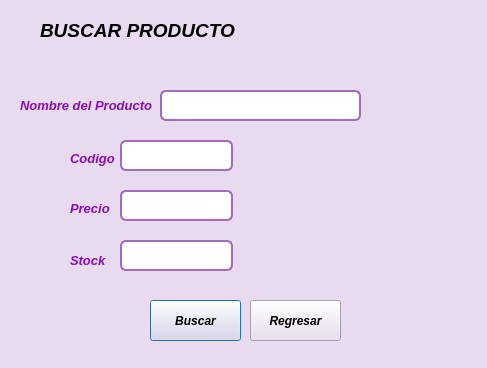
<?xml version="1.0" encoding="UTF-8"?>
<ui version="4.0">
 <class>buscar</class>
 <widget class="QDialog" name="buscar">
  <property name="geometry">
   <rect>
    <x>0</x>
    <y>0</y>
    <width>487</width>
    <height>368</height>
   </rect>
  </property>
  <property name="windowTitle">
   <string>Dialog</string>
  </property>
  <property name="styleSheet">
   <string notr="true">background-color: #E8DAEF;
</string>
  </property>
  <widget class="QLabel" name="label">
   <property name="geometry">
    <rect>
     <x>40</x>
     <y>10</y>
     <width>221</width>
     <height>41</height>
    </rect>
   </property>
   <property name="font">
    <font>
     <pointsize>14</pointsize>
     <italic>true</italic>
     <bold>true</bold>
    </font>
   </property>
   <property name="text">
    <string>BUSCAR PRODUCTO</string>
   </property>
  </widget>
  <widget class="QLabel" name="label_2">
   <property name="geometry">
    <rect>
     <x>20</x>
     <y>90</y>
     <width>141</width>
     <height>31</height>
    </rect>
   </property>
   <property name="font">
    <font>
     <pointsize>10</pointsize>
     <italic>true</italic>
     <bold>true</bold>
    </font>
   </property>
   <property name="styleSheet">
    <string notr="true">color: rgb(139, 13, 181)</string>
   </property>
   <property name="text">
    <string>Nombre del Producto</string>
   </property>
  </widget>
  <widget class="QLabel" name="label_3">
   <property name="geometry">
    <rect>
     <x>70</x>
     <y>150</y>
     <width>49</width>
     <height>16</height>
    </rect>
   </property>
   <property name="font">
    <font>
     <pointsize>10</pointsize>
     <italic>true</italic>
     <bold>true</bold>
    </font>
   </property>
   <property name="styleSheet">
    <string notr="true">color: rgb(139, 13, 181)</string>
   </property>
   <property name="text">
    <string>Codigo</string>
   </property>
  </widget>
  <widget class="QLabel" name="label_4">
   <property name="geometry">
    <rect>
     <x>70</x>
     <y>200</y>
     <width>49</width>
     <height>16</height>
    </rect>
   </property>
   <property name="font">
    <font>
     <pointsize>10</pointsize>
     <italic>true</italic>
     <bold>true</bold>
    </font>
   </property>
   <property name="styleSheet">
    <string notr="true">color: rgb(139, 13, 181)</string>
   </property>
   <property name="text">
    <string>Precio</string>
   </property>
  </widget>
  <widget class="QLabel" name="label_5">
   <property name="geometry">
    <rect>
     <x>70</x>
     <y>250</y>
     <width>71</width>
     <height>21</height>
    </rect>
   </property>
   <property name="font">
    <font>
     <pointsize>10</pointsize>
     <italic>true</italic>
     <bold>true</bold>
    </font>
   </property>
   <property name="styleSheet">
    <string notr="true">color: rgb(139, 13, 181)</string>
   </property>
   <property name="text">
    <string>Stock</string>
   </property>
  </widget>
  <widget class="QPushButton" name="pushButton">
   <property name="geometry">
    <rect>
     <x>150</x>
     <y>300</y>
     <width>91</width>
     <height>41</height>
    </rect>
   </property>
   <property name="font">
    <font>
     <italic>true</italic>
     <bold>true</bold>
    </font>
   </property>
   <property name="styleSheet">
    <string notr="true">color: rgb(0, 0, 0)</string>
   </property>
   <property name="text">
    <string>Buscar</string>
   </property>
  </widget>
  <widget class="QPushButton" name="pushButton_2">
   <property name="geometry">
    <rect>
     <x>250</x>
     <y>300</y>
     <width>91</width>
     <height>41</height>
    </rect>
   </property>
   <property name="font">
    <font>
     <italic>true</italic>
     <bold>true</bold>
    </font>
   </property>
   <property name="styleSheet">
    <string notr="true">color: rgb(0, 0, 0)</string>
   </property>
   <property name="text">
    <string>Regresar</string>
   </property>
  </widget>
  <widget class="QLineEdit" name="nombre">
   <property name="geometry">
    <rect>
     <x>160</x>
     <y>90</y>
     <width>201</width>
     <height>31</height>
    </rect>
   </property>
   <property name="styleSheet">
    <string notr="true">QLineEdit { background-color: white; border: 2px solid #A569BD; /* morado claro */ border-radius: 6px; padding: 4px; color: #4A235A; /* texto en morado más oscuro */ } QLineEdit:focus { border: 2px solid #884EA0; /* morado más intenso al escribir */ }</string>
   </property>
  </widget>
  <widget class="QLineEdit" name="codigo">
   <property name="geometry">
    <rect>
     <x>120</x>
     <y>140</y>
     <width>113</width>
     <height>31</height>
    </rect>
   </property>
   <property name="styleSheet">
    <string notr="true">QLineEdit { background-color: white; border: 2px solid #A569BD; /* morado claro */ border-radius: 6px; padding: 4px; color: #4A235A; /* texto en morado más oscuro */ } QLineEdit:focus { border: 2px solid #884EA0; /* morado más intenso al escribir */ }</string>
   </property>
  </widget>
  <widget class="QLineEdit" name="precio">
   <property name="geometry">
    <rect>
     <x>120</x>
     <y>190</y>
     <width>113</width>
     <height>31</height>
    </rect>
   </property>
   <property name="styleSheet">
    <string notr="true">QLineEdit { background-color: white; border: 2px solid #A569BD; /* morado claro */ border-radius: 6px; padding: 4px; color: #4A235A; /* texto en morado más oscuro */ } QLineEdit:focus { border: 2px solid #884EA0; /* morado más intenso al escribir */ }</string>
   </property>
  </widget>
  <widget class="QLineEdit" name="stock">
   <property name="geometry">
    <rect>
     <x>120</x>
     <y>240</y>
     <width>113</width>
     <height>31</height>
    </rect>
   </property>
   <property name="styleSheet">
    <string notr="true">QLineEdit { background-color: white; border: 2px solid #A569BD; /* morado claro */ border-radius: 6px; padding: 4px; color: #4A235A; /* texto en morado más oscuro */ } QLineEdit:focus { border: 2px solid #884EA0; /* morado más intenso al escribir */ }</string>
   </property>
  </widget>
  <widget class="QLabel" name="label_6">
   <property name="geometry">
    <rect>
     <x>268</x>
     <y>135</y>
     <width>181</width>
     <height>131</height>
    </rect>
   </property>
   <property name="text">
    <string/>
   </property>
   <property name="pixmap">
    <pixmap resource="iimagen.qrc">:/imagen/perros.png</pixmap>
   </property>
   <property name="scaledContents">
    <bool>true</bool>
   </property>
  </widget>
 </widget>
 <resources>
  <include location="iimagen.qrc"/>
 </resources>
 <connections/>
</ui>
